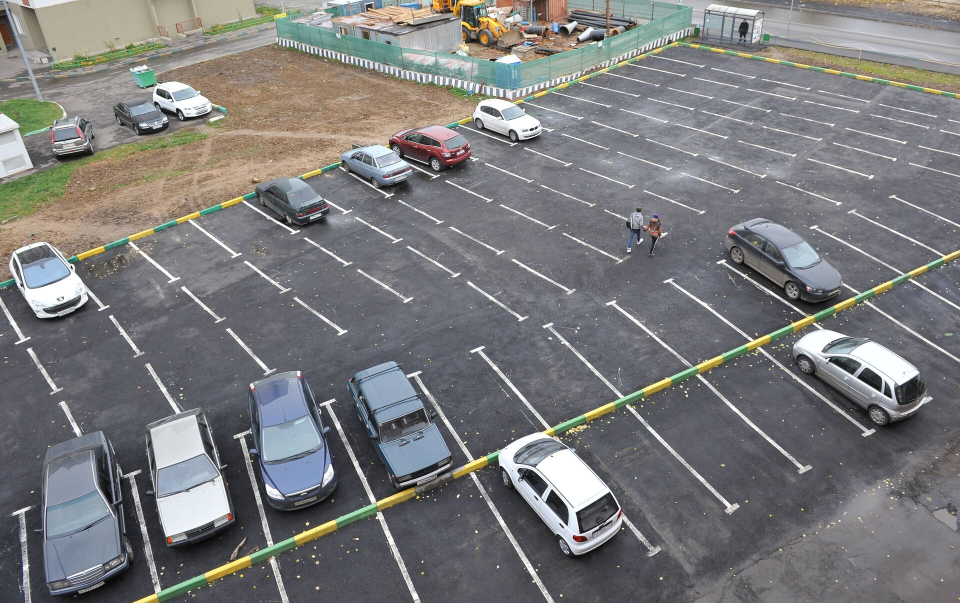
#> input picture data/test/1027208428_0_199_2941_2048_1920x0_80_0_0_ada9346f0d8d23d0df1511f00424463e.jpg, 1920 x 1206 px (shown at 1/2 size)
$ python -i ImageQualityAnalyzer.py   (imports and definitions only)   (older library calls are emulated)
#> lines starting #> are read from the running program, lines starting #| are printed output that depends on the picture; after the words box and inside, x2 and y2 are one past the last pixel; in counts of white or black regions, pixels touching at a corner belong together
### src/parking_monitoring/DataValidator.py
import cv2
import numpy as np
from typing import Any


class DataValidator:
    """
    Валидатор входных данных (изображений и аннотаций).

    Проверяет формат, размер, целостность изображений и соответствие
    координат аннотаций размерам изображения.

    Attributes:
        max_file_size (int): максимальный размер файла в байтах
        allowed_image_types (list): разрешённые MIME-типы изображений
    """

    def __init__(self, max_file_size: int = 10 * 1024 * 1024) -> None:
        """
        Инициализирует валидатор с ограничением размера файла.

        :param max_file_size: максимальный размер файла в байтах (по умолчанию 10 МБ)
        """
        self.max_file_size = max_file_size
        self.allowed_image_types = ["image/jpeg", "image/png", "image/jpg"]

    def validate_image_source(self, content: bytes, content_type: str = None) -> np.ndarray:
        """
        Выполняет полную проверку изображения: формат, размер, целостность.

        :param content: содержимое файла в виде байт-строки
        :param content_type: MIME-тип файла для проверки формата (опционально)
        :return: загруженное изображение формата BGR (H, W, 3) типа uint8
        :raises ValueError: если формат неверный, файл слишком большой, пуст или повреждён
        """
        if content_type and content_type not in self.allowed_image_types:
            raise ValueError("Invalid image format")

        file_size = len(content)
        if file_size > self.max_file_size:
            raise ValueError(f"File too large. Max: {self.max_file_size // (1024*1024)}MB")
        if file_size == 0:
            raise ValueError("Image file is empty")

        try:
            nparr = np.frombuffer(content, np.uint8)
            img = cv2.imdecode(nparr, cv2.IMREAD_COLOR)
#> img is the input picture: shape (1206, 1920, 3); mean B, G, R 123.2, 122.3, 122.2
            if img is None:
                raise ValueError("Invalid image: could not decode")
            return img
        except Exception:
            raise ValueError("Invalid image: file is corrupted")

    # [19 lines left out: function verify_consistency, not called in this run]

### src/parking_monitoring/ImageQualityAnalyzer.py
import cv2
import numpy as np
import matplotlib.pyplot as plt
from typing import Dict, Tuple

from src.parking_monitoring.DataValidator import DataValidator


class ImageQualityAnalyzer:
    """
    Анализатор качества изображения на основе анализа границ.

    Оценивает качество изображений путём подсчёта количества пикселей границ.
    Использует фильтр Лапласиана для выделения границ и пороговую обработку
    для бинаризации. Может визуализировать результаты анализа.

    Attributes:
        threshold_value (int): порог для бинаризации отклика фильтра (по умолчанию 200)
        edge_percent_threshold (float): минимальный процент пикселей границ для хорошего качества
        validator (DataValidator): валидатор входных изображений
    """

    def __init__(self, threshold_value: int = 200, edge_percent_threshold: float = 1.2) -> None:
        """
        Инициализирует анализатор с заданными параметрами.

        :param threshold_value: порог для бинаризации отклика фильтра (по умолчанию 200)
        :param edge_percent_threshold: минимальный процент границ для хорошего качества (по умолчанию 1.2%)
        """
        self.threshold_value = threshold_value
        self.edge_percent_threshold = edge_percent_threshold
        self.validator = DataValidator()

    def analyze(self, image_path: str, visualize: bool = True, content_type: str = None) -> Dict[str, any]:
        """
        Выполняет анализ качества изображения по процентному содержанию границ.

        :param image_path: путь к файлу изображения
        :param visualize: показывать ли интерактивную визуализацию (по умолчанию True)
        :param content_type: MIME-тип файла для валидации формата (опционально)
        :return: словарь с ключами 'edge_percent' (процент границ) и 'is_good_quality' (булево значение)
        :raises ValueError: если файл не найден, повреждён или имеет неправильный формат
        """
        with open(image_path, 'rb') as f:
            content = f.read()

        # Валидатор проверяет размер, формат и целостность
        # и возвращает готовый объект изображения
        img = self.validator.validate_image_source(content, content_type)

        filtered_abs, edges_binary, gray = self.process(img)

        edge_pixels = np.count_nonzero(edges_binary)
        total_pixels = gray.size
        edge_percent = (edge_pixels / total_pixels) * 100

        result = {
            "edge_percent": edge_percent,
            "is_good_quality": edge_percent > self.edge_percent_threshold
        }

        if visualize:
            self._visualize(img, filtered_abs, edges_binary)

        return result

    def process(self, img: np.ndarray) -> Tuple[np.ndarray, np.ndarray, np.ndarray]:
        """
        Обрабатывает изображение для выделения границ.

        Применяет фильтр Лапласиана для выделения границ, конвертирует в абсолютные значения
        и выполняет пороговую бинаризацию.

        :param img: входное изображение в формате BGR (H, W, 3)
        :return: кортеж (filtered_abs, edges_binary, gray) где:
                 - filtered_abs: отклик фильтра в абсолютных значениях (H, W)
                 - edges_binary: бинаризованная маска границ (H, W)
                 - gray: исходное изображение в оттенках серого (H, W)
        """
        gray = cv2.cvtColor(img, cv2.COLOR_BGR2GRAY)
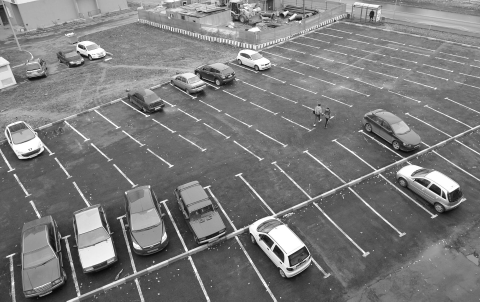
#> gray: shape (1206, 1920) (shown at 1/4 size); min 0, max 255, mean 122.4
        kernel = np.array([
            [-1, -1, -1],
            [-1,  8, -1],
            [-1, -1, -1]
        ])

        filtered = cv2.filter2D(gray, cv2.CV_16S, kernel)
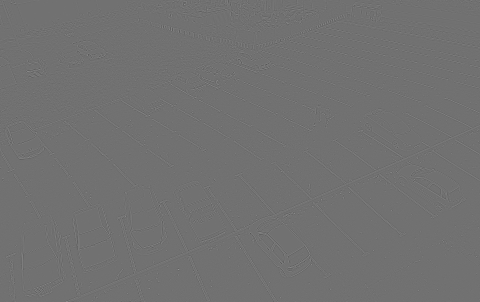
#> filtered: shape (1206, 1920) int16 (shown at 1/4 size); min -897, max 1122, mean 0; drawn with min black and max white
        filtered_abs = cv2.convertScaleAbs(filtered)
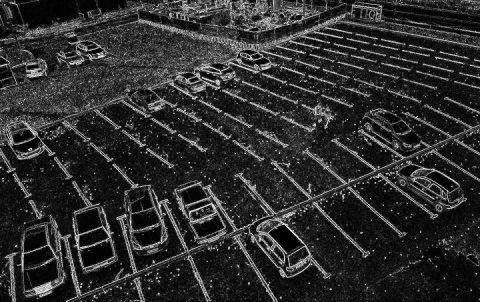
#> filtered_abs: shape (1206, 1920) (shown at 1/4 size); min 0, max 255, mean 45.2

        _, edges = cv2.threshold(
            filtered_abs,
            self.threshold_value,
            255,
            cv2.THRESH_BINARY
        )
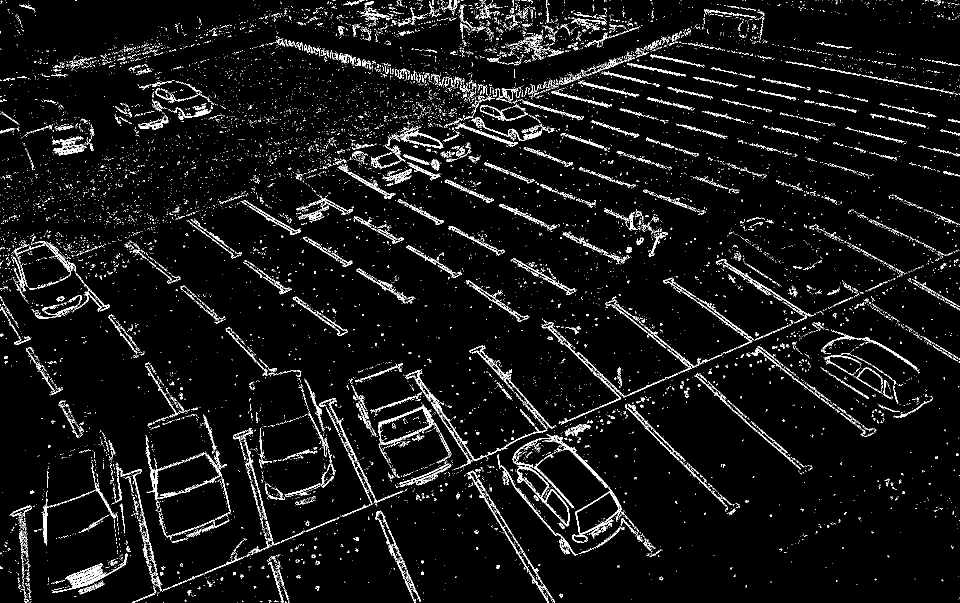
#> edges: shape (1206, 1920) (shown at 1/2 size); 5% white in thin lines or dots
#> in analyze, `edge_pixels = np.count_nonzero(edges_binary)`: edge_pixels = 115905
#> in analyze, `edge_percent = (edge_pixels / total_pixels) * 100`: edge_percent = 5.01
#> in analyze, `result = { "edge_percent": edge_percent, "is_good_quality": edge_perce..`: result = {'edge_percent': 5.01, 'is_good_quality': True}

        return filtered_abs, edges, gray

    def _visualize(self, img: np.ndarray, filtered: np.ndarray, edges: np.ndarray) -> None:
        """
        Показывает интерактивную визуализацию результатов анализа в 4 подграфиках.

        :param img: исходное изображение в формате BGR
        :param filtered: отклик фильтра в абсолютных значениях
        :param edges: бинаризованная маска границ
        """
        overlay = img.copy()
        overlay[edges > 0] = [0, 0, 255]
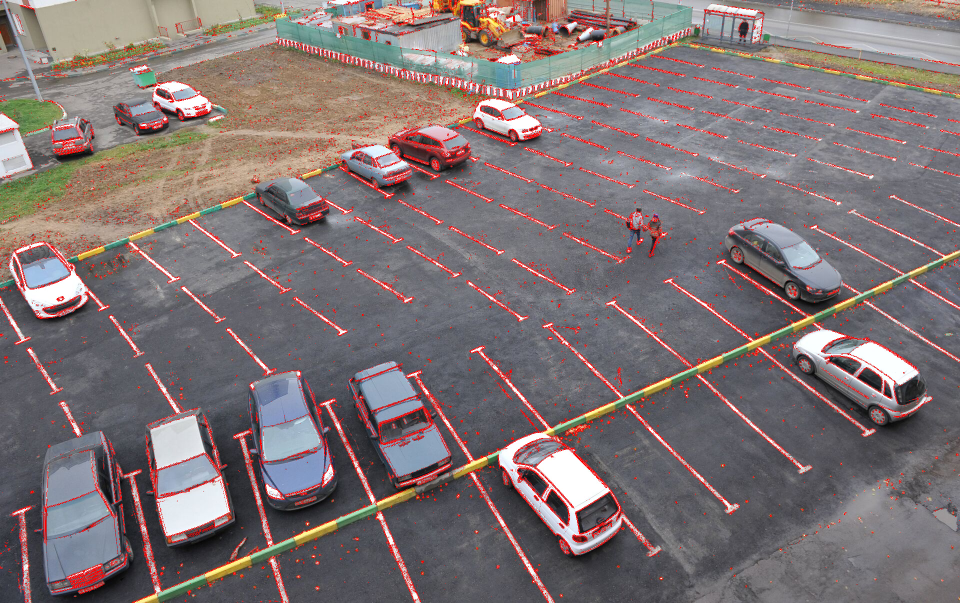
#> overlay: shape (1206, 1920, 3) (shown at 1/2 size); 5.01% of pixels changed, all inside (x1, y1, x2, y2) = (0, 0, 1920, 1206)

        plt.figure(figsize=(12, 10))

        plt.subplot(2, 2, 1)
        plt.imshow(cv2.cvtColor(img, cv2.COLOR_BGR2RGB))
        plt.title("Original")
        plt.axis("off")

        plt.subplot(2, 2, 2)
        plt.imshow(filtered, cmap='gray')
        plt.title("Filtered (Edges)")
        plt.axis("off")

        plt.subplot(2, 2, 3)
        plt.imshow(edges, cmap='gray')
        plt.title("Binary Edges")
        plt.axis("off")

        plt.subplot(2, 2, 4)
        plt.imshow(cv2.cvtColor(overlay, cv2.COLOR_BGR2RGB))
        plt.title("Overlay")
        plt.axis("off")

        plt.tight_layout()
        plt.show()
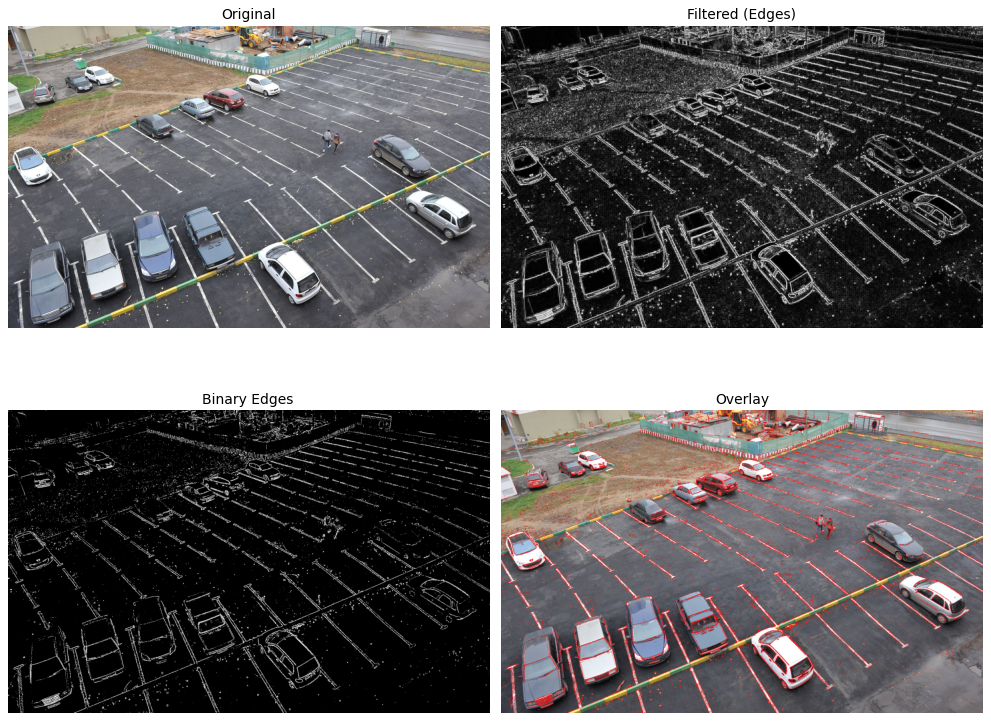
#> figure drawn by matplotlib, 4 panels

    # [54 lines left out: functions visualize_image, get_visualized_report, not called in this run]

>>> result = ImageQualityAnalyzer().analyze('../../data/test/1027208428_0_199_2941_2048_1920x0_80_0_0_ada9346f0d8d23d0df1511f00424463e.jpg')
#> result = {'edge_percent': 5.01, 'is_good_quality': True}

$ run again, on data/test/125409101-20150801_170422.jpg
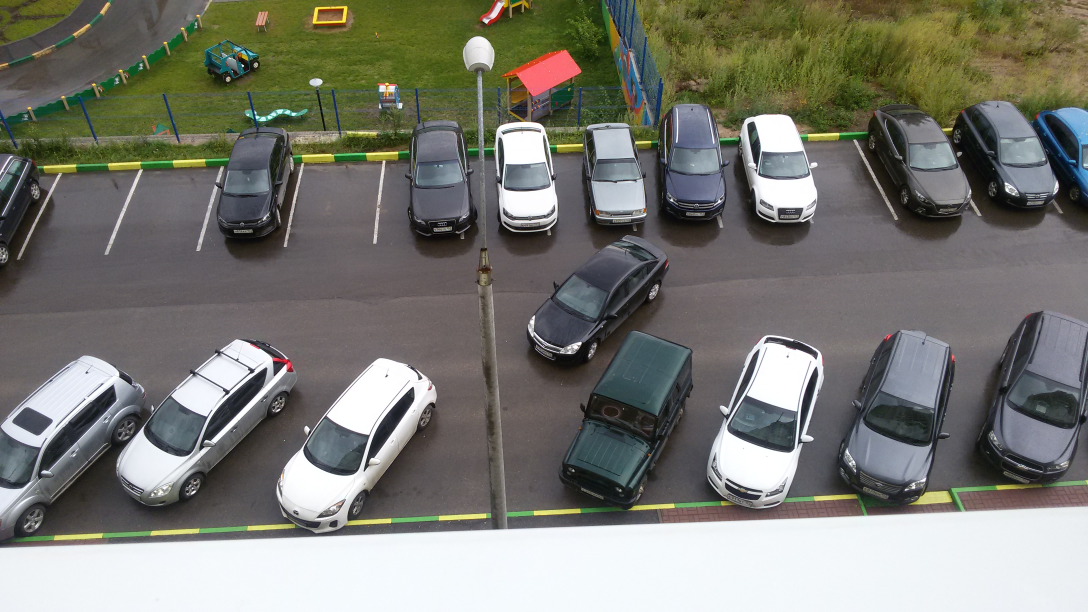
#> input picture data/test/125409101-20150801_170422.jpg, 3264 x 1836 px (shown at 1/3 size)
#> in validate_image_source, img is the input picture: shape (1836, 3264, 3); mean B, G, R 114.6, 122.6, 122.1
#> in process, `_, edges = cv2.threshold( filtered_abs, self.threshold_value, 255, cv2..`:
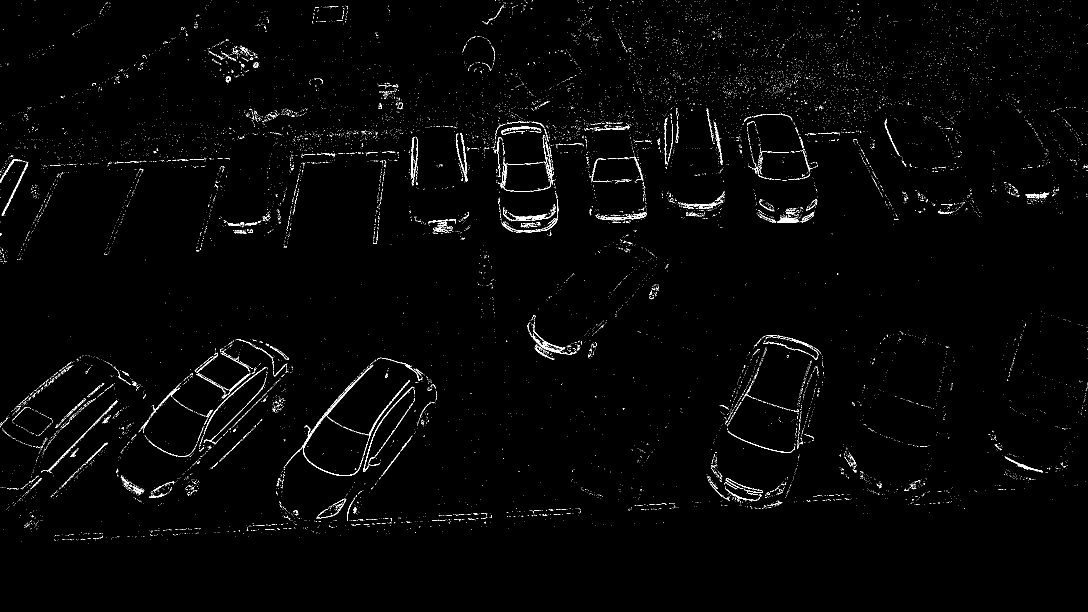
#> edges: shape (1836, 3264) (shown at 1/3 size); 1% white in thin lines or dots, all inside (x1, y1, x2, y2) = (0, 0, 3264, 1630)
#> edge_pixels = 60007
#> edge_percent = 1
#> in analyze, `result = { "edge_percent": edge_percent, "is_good_quality": edge_perce..`: result = {'edge_percent': 1, 'is_good_quality': False}
#> in _visualize, `plt.show()`:
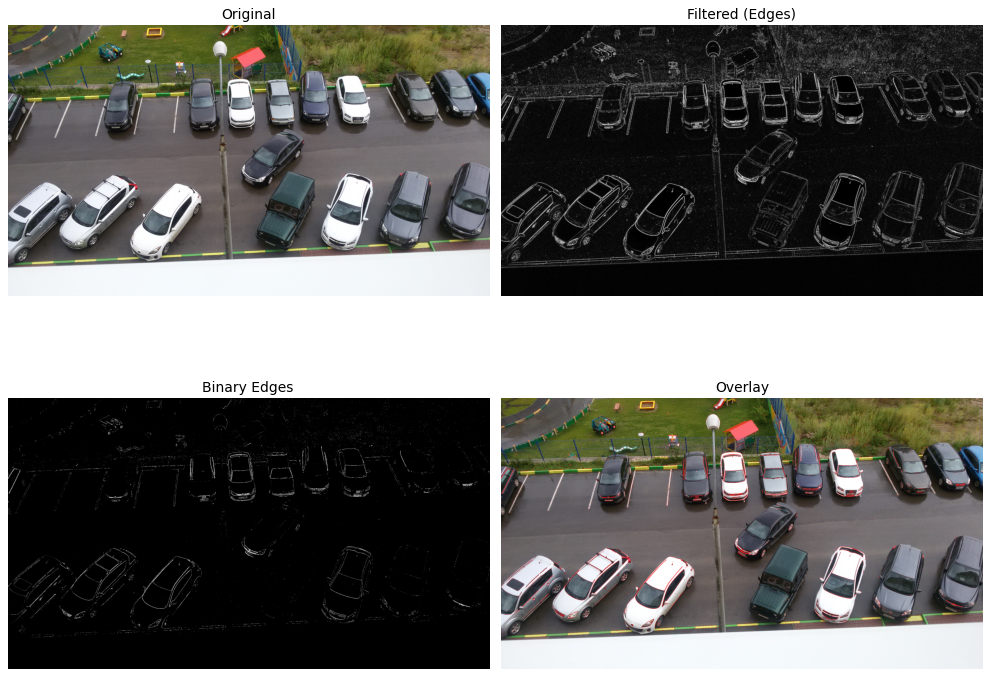
#> figure drawn by matplotlib, 4 panels

$ run again, on data/test/1416729163_505791287.jpg
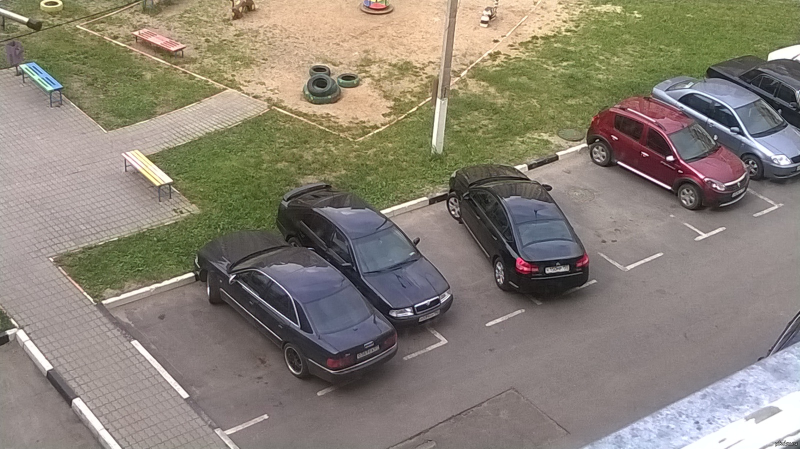
#> input picture data/test/1416729163_505791287.jpg, 1600 x 898 px (shown at 1/2 size)
#> in validate_image_source, img is the input picture: shape (898, 1600, 3); mean B, G, R 117.3, 129.7, 137.3
#> in process, `_, edges = cv2.threshold( filtered_abs, self.threshold_value, 255, cv2..`:
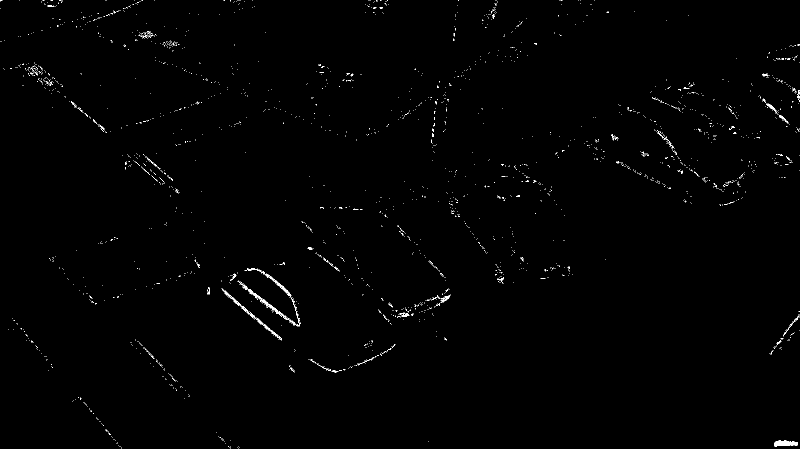
#> edges: shape (898, 1600) (shown at 1/2 size); 0.51% white in thin lines or dots
#> edge_pixels = 7337
#> edge_percent = 0.511
#> in analyze, `result = { "edge_percent": edge_percent, "is_good_quality": edge_perce..`: result = {'edge_percent': 0.511, 'is_good_quality': False}
#> overlay: shape (898, 1600, 3); 0.51% of pixels changed, all inside (x1, y1, x2, y2) = (0, 0, 1600, 898)
#> in _visualize, `plt.show()`:
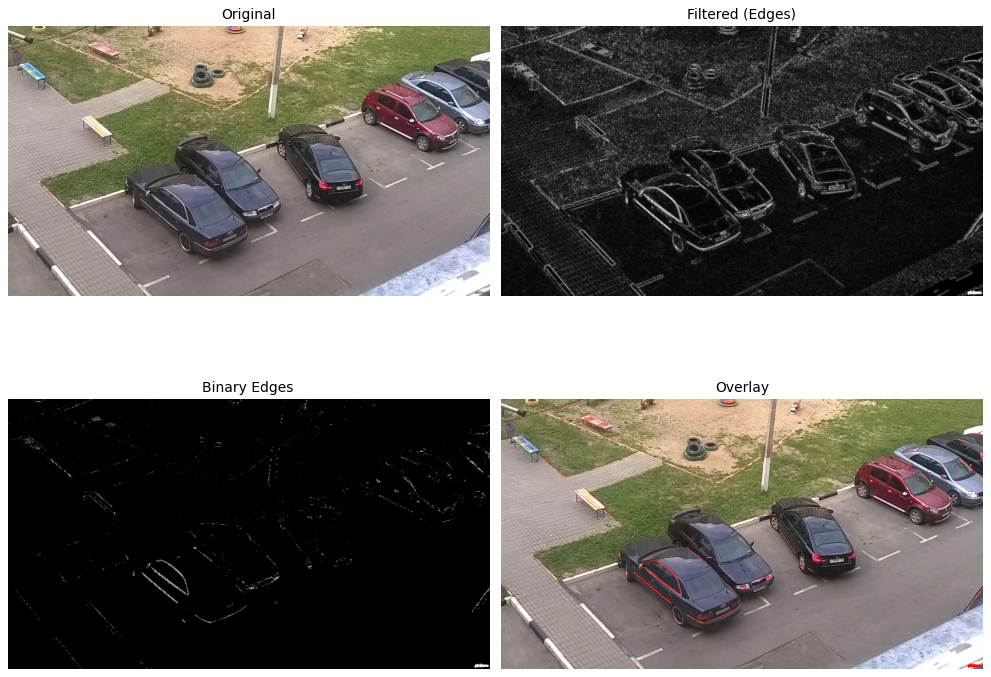
#> figure drawn by matplotlib, 4 panels
